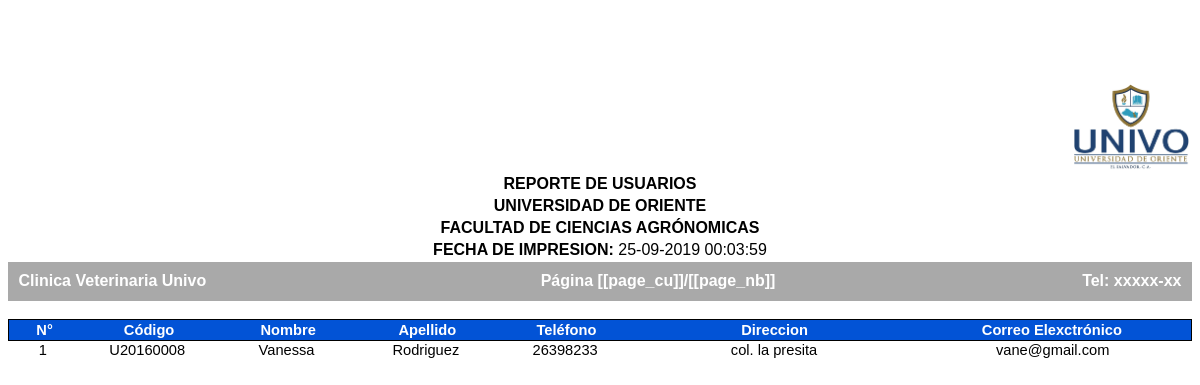
Page /reportes/report_detail.php on the committed database.
### tables this page shows
CREATE TABLE `usuario` (
  `idUsuario` int(11) NOT NULL,
  `nombreUsuario` varchar(50) NOT NULL,
  `nombre` varchar(50) NOT NULL,
  `apellido` varchar(50) NOT NULL,
  `telefono` varchar(8) NOT NULL,
  `direccion` varchar(100) NOT NULL,
  `clave` varchar(50) NOT NULL,
  `correo` varchar(100) NOT NULL
);

### reportes/report_detail.php (the view, shortened to what this page needs)
<page backtop="30mm" backbottom="14mm" backleft="10mm" backright="10mm" style="font-size: 12pt" backimgx="center" backimgy="bottom" backimgw="100%">
    <page_header>
        <table class="page_header" >
                <tr>
                  <td align=right style="width: 10%; color: #444444;" >
                      <img style="width: 10%;" src="../img/logo2.jpg">
                  </td>
                </tr>
                <tr>
                  <td align=center style="width:95%; "><b>REPORTE DE USUARIOS</b></td>
                </tr><br>
                <tr>
                  <td align=center style="width:95%; "><b>UNIVERSIDAD DE ORIENTE</b></td>
                </tr><br>
                <tr>
                  <td align=center style="width:95%; "><b>FACULTAD DE CIENCIAS AGRÓNOMICAS</b></td>
                </tr><br>
                <tr>
                  <td align=center style="width:80%; "><b>FECHA DE IMPRESION:</b> <?php echo date("d-m-Y H:i:s");?></td>
                </tr><br>
        </table>
    </page_header>
    <page_footer>
        <table class="page_footer">
            <tr>
                <td style="width: 40%; text-align: left;">
                    Clinica Veterinaria Univo
                </td>
                <td style="width: 30%; text-align: center">
                    P&aacute;gina [[page_cu]]/[[page_nb]]
                </td>
                <td style="width: 30%; text-align: right;">
                    Tel: xxxxx-xx
                </td>
            </tr>
        </table>
    </page_footer>
     <br>
    <table align="center" cellspacing="1" style="width: 100%; border: solid 1px #000; background: #0253d6; text-align: center; font-size: 11pt; color:#FFFFFF; font-family:helvetica,serif;">
        <tr>
            <th style="width:5%">N&deg;</th>
            <th style="width: 10%">Código</th>
            <th style="width: 10%">Nombre</th>
            <th style="width: 10%">Apellido</th>
            <th style="width: 10%">Teléfono</th>
            <th style="width: 20%">Direccion</th>
            <th style="width: 20%">Correo Elexctrónico</th>
        </tr>
    </table>
<?php
    include('../conectar.php');
    $sql= "SELECT * FROM usuario";
    $query=mysqli_query($link, $sql);
    $i=1;
    while ($row = mysqli_fetch_array($query)) {
        ?>
    <table border="0.5px" align="center" cellspacing="0"  style="width: 100%; border:none; text-align: center; font-size: 11pt; color:#000; font-family:helvetica,serif;">
        <tr>
	    <td style="width:5%"><?php echo $i; ?></td>
           <td style="width:10%"><?php echo $row['nombreUsuario']; ?></td>
            <td style="width:10%"><?php echo utf8_decode($row['nombre']); ?></td>
           <td style="width:10%"><?php echo utf8_decode($row['apellido']); ?></td>
           <td style="width:10%"><?php echo utf8_decode($row['telefono']); ?></td>
           <td style="width:20%"><?php echo utf8_decode($row['direccion']); ?></td>
           <td style="width:20%"><?php echo utf8_decode($row['correo']); ?></td>
        </tr>
    </table>
<?php
    $i++;
    }
?>
</page>

### reportes/report_detail.php (style rules this page uses)
table.page_footer { width: 100%; border: none; background-color: #A9A9A9; padding: 2mm;color:#FFFFFF; font-family:helvetica,serif; font-weight:bold; }
table { vertical-align: middle; }
tr { vertical-align: middle; }
img { border: 1px #000000; }

### rows in the picture
usuario: nombreUsuario "U20160008", nombre "Vanessa", apellido "Rodriguez", telefono "26398233", direccion "col. la presita", correo "vane@gmail.com"
